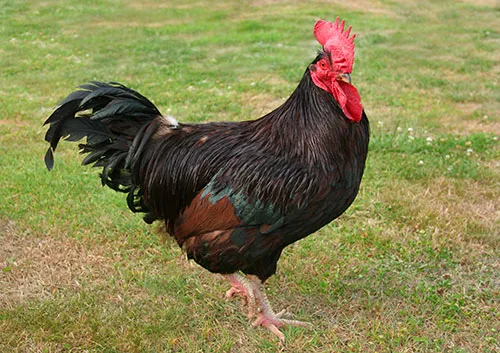
#> input picture CSE4182 - Digital Image Processing/assignment 4/hen.webp, 500 x 353 px
$ python 'Problem 1.py'
#> lines starting #> are read from the running program, lines starting #| are printed output that depends on the picture
#!/usr/bin/env python
# coding: utf-8

# In[1]:


import numpy as np
import cv2
import matplotlib.pyplot as plt


# In[23]:


hen = plt.imread('hen.webp')
#> hen is the input picture: shape (353, 500, 3); mean R, G, B 134.1, 130.5, 80.6
print(hen.shape)
#| (353, 500, 3)
plt.imshow(hen)


# In[24]:


gray_hen = cv2.cvtColor(hen,cv2.COLOR_RGB2GRAY)
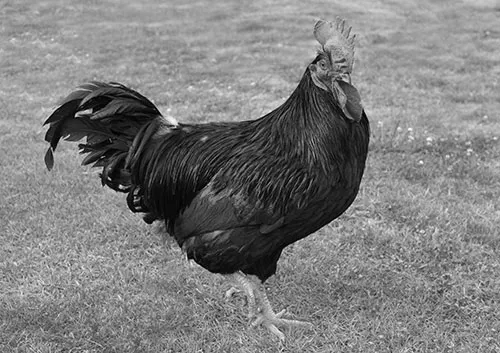
#> gray_hen: shape (353, 500); min 0, max 252, mean 125.9
plt.imshow(gray_hen,cmap='gray')


# In[25]:


array = []
total = 0
for i in range (256):
    total += (gray_hen==i).sum()
    array.append((gray_hen==i).sum())
#> this loop made 256 passes
#> total on passes 1 to 3: 34, 91, 150
#> after the loop, array = 256 values, max 3159 at index 156, min 0 at index 240, mean 689.5; total = 176500
print(gray_hen.shape[0]*gray_hen.shape[1],total)
#| 176500 176500


# In[28]:


plt.bar(range(256),array,width=1)


# In[31]:


plt.hist(gray_hen.ravel(),255,[0,255])
print(gray_hen.shape)
#| (353, 500)


# In[ ]:


# In[ ]:


# In[ ]:


# In[ ]:


# In[ ]:


# In[ ]:
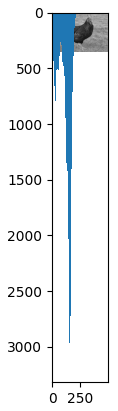
#> figure drawn by matplotlib, 1 panel
